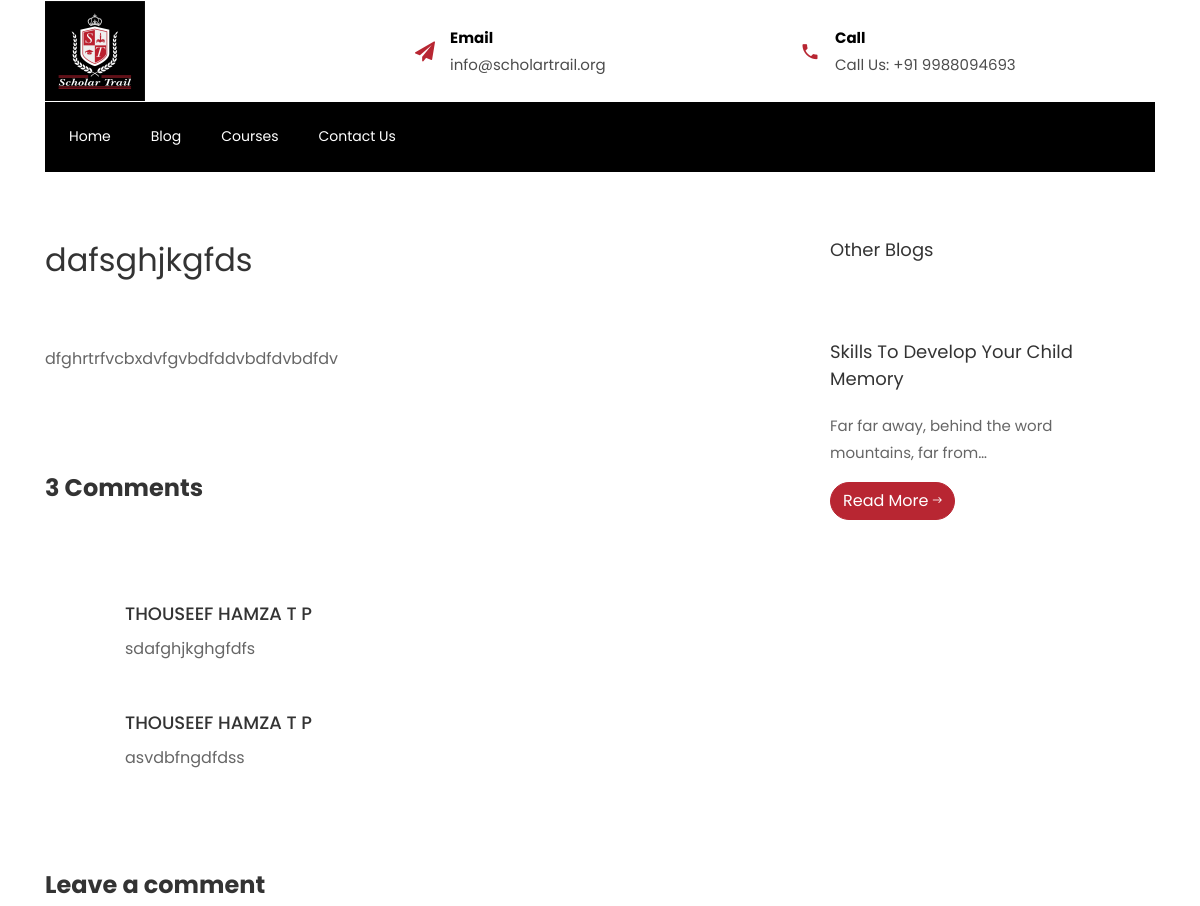
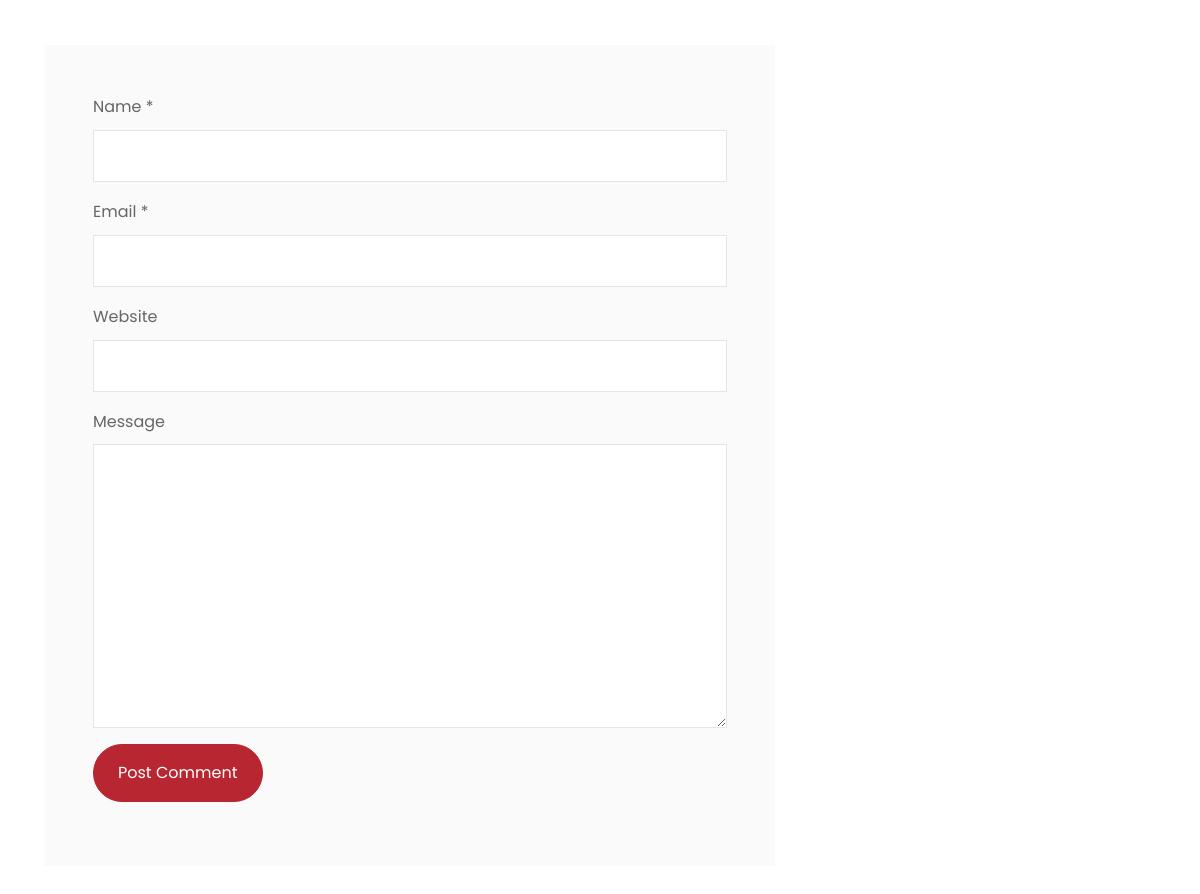
The app's page /blog/2/ with its own data (2 pictures, top to bottom).
### base/models.py (models this page shows, shortened)
class Post(models.Model):
    title_name = models.CharField(max_length=100)
    image = models.ImageField(upload_to="blogs/")
    content = models.TextField()
    created_at = models.DateTimeField(auto_now_add=True)

class Comment(models.Model):
    post = models.ForeignKey(
        Post, on_delete=models.CASCADE, related_name="blog_comments"
    )
    full_name = models.CharField(max_length=100)
    email = models.EmailField(blank=True, null=True)
    website = models.URLField(null=True, blank=True)
    message = models.TextField()
    created_at = models.DateTimeField(auto_now_add=True)

### base/views.py (the view, shortened to what this page needs)
# urls.py: path("blog/<int:id>/",views.BlogDetailView.as_view(),name="blog_detail"),
class BlogDetailView(View):
    def get(self, request, id, *args, **kwargs):
        try:
            blog = Post.objects.get(id=id)
        except:
            return redirect("blogs-list")
        blogs = Post.objects.exclude(id=id)
        return render(
            request, "blog/blog_detail.html", {"blog_data": blog, "blogs": blogs}
        )

### templates/blog/blog_detail.html (shortened to what this page needs)
{% extends "index.html" %}
{% block content %}
<section class="ftco-section">
			<div class="container">
				<div class="row">
          <div class="col-lg-8 ftco-animate">
            <h2 class="mb-3">{{blog_data.title_name}}</h2>
            <p>{{blog_data.content}}</p>
            <div class="pt-5 mt-5">
              {% if blog_data.blog_comments.count != 0 %}
              <h3 class="mb-5 h4 font-weight-bold">{{blog_data.blog_comments.count}} Comments</h3>
              {% endif %}
              <ul class="comment-list">
                {% for comment in blog_data.blog_comments.all %}
                <li class="comment">
                  <div class="comment-body">
                    <h3>{{comment.full_name}}</h3>
                    <p>{{comment.message}}</p>
                  </div>
                </li>
                {% endfor %}
                  </ul>
              <div class="comment-form-wrap pt-5">
                <h3 class="mb-5 h4 font-weight-bold">Leave a comment</h3>
                <form action="{% url 'blog_detail' blog_data.id %}" method="POST" class="p-5 bg-light">
                  <div class="form-group">
                    <label for="name">Name *</label>
                    <input type="text" class="form-control" name="full_name" id="name" required>
                  </div>
                  <div class="form-group">
                    <label for="email">Email *</label>
                    <input type="email" class="form-control" name="email" id="email" required>
                  </div>
                  <div class="form-group">
                    <label for="website">Website</label>
                    <input type="url" class="form-control" name="website" id="website">
                  </div>
                  <div class="form-group">
                    <label for="message">Message</label>
                    <textarea name="message" id="message" cols="30" rows="10" class="form-control"></textarea>
                  </div>
                  <div class="form-group">
                    <input type="submit" value="Post Comment" class="btn py-3 px-4 btn-primary">
                  </div>
                </form>
              </div>
            </div>
          </div>
          <div class="col-lg-4 sidebar ftco-animate">
            <div class="sidebar-box ftco-animate">
            	<h3>Other Blogs</h3>
            </div>
            {% for blog in blogs %}
            <div class="sidebar-box ftco-animate">
              <h3>{{blog.title_name}}</h3>
              <p>{{blog.content|truncatechars:50}}</p>
	                <p class="mb-0"><a href="{% url 'blog_detail' blog.id %}" class="btn btn-primary">Read More <span class="ion-ios-arrow-round-forward"></span></a></p>
            </div>
            {% endfor %}
          </div>
        </div>
			</div>
		</section>
{% endblock content %}

### templates/index.html (shortened to what this page needs)
{% load static %}
<!DOCTYPE html>
<html lang="en">
<head>
    <link rel="stylesheet" href="{% static 'css/open-iconic-bootstrap.min.css' %}">
    <link rel="stylesheet" href="{% static 'css/animate.css' %}">
    <link rel="stylesheet" href="{% static 'css/owl.carousel.min.css' %} ">
    <link rel="stylesheet" href="{% static 'css/owl.theme.default.min.css' %} ">
    <link rel="stylesheet" href="{% static 'css/magnific-popup.css' %} ">
    <link rel="stylesheet" href="{% static 'css/aos.css' %} ">
    <link rel="stylesheet" href="{% static 'css/ionicons.min.css' %} ">
    <link href="https://cdn.jsdelivr.net/npm/bootstrap@5.0.2/dist/css/bootstrap.min.css" rel="stylesheet">
    <link rel="stylesheet" href="{% static 'css/flaticon.css' %}">
    <link rel="stylesheet" href="{% static 'css/icomoon.css' %}">
    <link rel="stylesheet" href="{% static 'css/style.css' %} ">
	<link rel="stylesheet" href="https://cdnjs.cloudflare.com/ajax/libs/font-awesome/6.5.1/css/all.min.css" />
</head>
<body>
    	 <div class="bg-top navbar-light">
    <div class="container">
        <div class="row no-gutters d-flex align-items-center align-items-stretch">
            <div class="col-md-4 d-flex align-items-center">
                <a class="navbar-brand" href="index.html">
                    <img src="{% static 'images/logo.jpg' %}" width="100px" alt="Your Logo">
                </a>
            </div>
            <div class="col-lg-8 d-block">
                <div class="row d-flex">
                    <div class="col-md d-flex topper align-items-center align-items-stretch py-md-4">
                        <div class="icon d-flex justify-content-center align-items-center"><span class="icon-paper-plane"></span></div>
                        <div class="text">
                            <span>Email</span>
                            <span>info@scholartrail.org</span>
                        </div>
                    </div>
                    <div class="col-md d-flex topper align-items-center align-items-stretch py-md-4">
                        <div class="icon d-flex justify-content-center align-items-center"><span class="icon-phone2"></span></div>
                        <div class="text">
                            <span>Call</span>
                            <span>Call Us: +91 9988094693</span>
                        </div>
                    </div>
                </div>
            </div>
        </div>
    </div>
</div>
	  <nav class="navbar navbar-expand-lg navbar-dark bg-dark ftco-navbar-light" id="ftco-navbar">
	    <div class="container d-flex align-items-center px-4">
	      <div class="collapse navbar-collapse" id="ftco-nav">
	        <ul class="navbar-nav mr-auto">
	        	<li class="nav-item {% if request.path == '/' %}active{% endif %} "><a href="{% url 'home-view' %}" class="nav-link pl-0">Home</a></li>
	        	<li class="nav-item {% if request.path == '/blogs/' %}active{% endif %}"><a href="{% url 'blogs-list' %}" class="nav-link">Blog</a></li>
	        	<li class="nav-item"><a href="#course-section" data-target="#course-section" onclick="scrollToSection('#course-section')" class="nav-link">Courses</a></li>
	          	<li class="nav-item"><a href="#contact-us" data-target="#contact-us" onclick="scrollToSection('#contact-us')" class="nav-link">Contact Us</a></li>
	        </ul>
	      </div>
	    </div>
	  </nav>
      {% block content %}
      {% endblock content %}
</body>
</html>

### static/css/icomoon.css (style rules this page uses)
[class^="icon-"], [class*=" icon-"] { font-family: 'icomoon' !important; speak: none; font-style: normal; font-weight: normal; font-variant: normal; text-transform: none; line-height: 1; -webkit-font-smoothing: antialiased; -moz-osx-font-smoothing: grayscale; }
.icon-paper-plane:before { content: "\f1d8"; }
.icon-phone2:before { content: "\e0cd"; }

### records on screen
Post: title_name "dafsghjkgfds", content "dfghrtrfvcbxdvfgvbdfddvbdfdvbdfdv", blog_comments.count "3"
Comment: full_name "THOUSEEF HAMZA T P", message "sdafghjkghgfdfs"
Comment: full_name "THOUSEEF HAMZA T P", message "asvdbfngdfdss"
Post: title_name "Skills To Develop Your Child Memory", content "Far far away, behind the word mountains, far from…"
